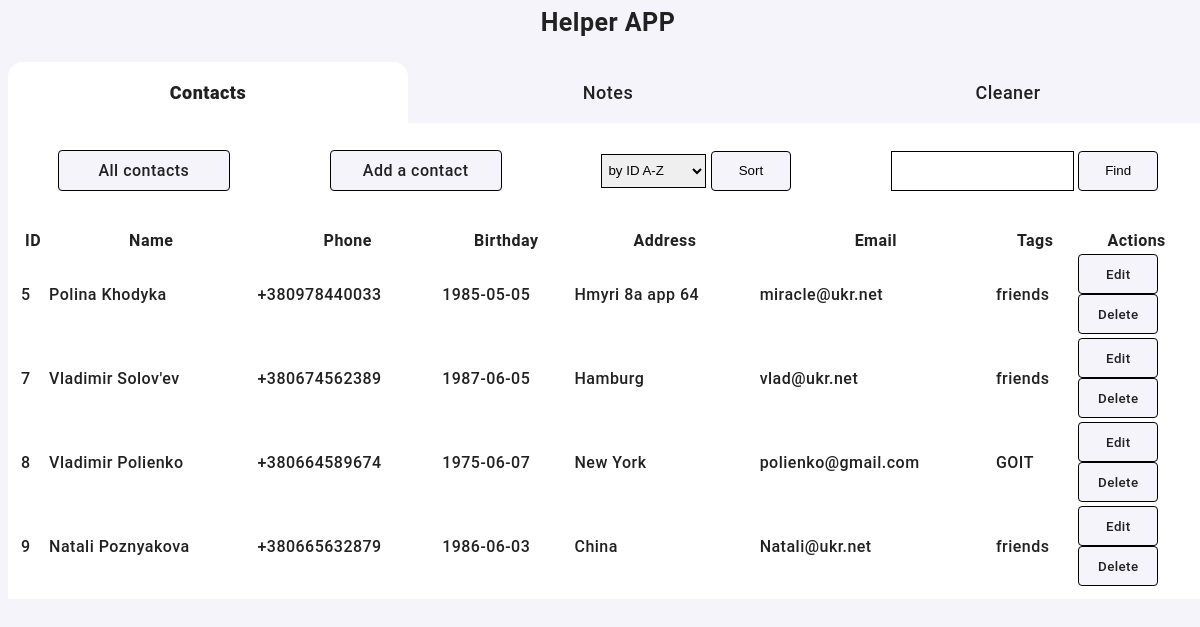
The page / on the database its author committed.
### helper/db_classes.py (models this page shows)
class Record(Base):
    __tablename__ = "records"
    id = Column(Integer, primary_key=True)
    name = Column(String)
    birthday = Column(Date)
    address = Column(String)
    email = Column(String)
    tags = Column(String)
    phones = relationship(
        "Phone", back_populates="record", cascade="all, delete, delete-orphan"
    )

class Phone(Base):
    __tablename__ = "phones"
    id = Column(Integer, primary_key=True)
    phone_value = Column(String, nullable=False)
    record_id = Column(Integer, ForeignKey("records.id"))
    record = relationship("Record", back_populates="phones")

### helper/contact_bp.py (the view)
@contact_bp.route("/")
def index():
    model = get_db()
    records_list = model.book.return_all_records()
    return render_template("contact/index.html", results=records_list)

### helper/classbook.py (called while the page is built)
    def return_all_records(self):
        return self.session.query(Record).all()

### helper/db.py (called while the page is built)
def get_db():
    db_name = current_app.config['DB_NAME']
    if "model" not in g:
        g.model = Model()
    return g.model

### helper/templates/contact/index.html (shortened to what this page needs)
{% extends 'base.html' %}
{% block header %}
<nav >
    <h1 class="container-header">Helper APP</h1>
    <ul class="navigation">
        <li class="active-navigation"><a href="{{ url_for('contact.index') }}">Contacts</a></li>
        <li><a href="{{ url_for('notes.index') }}">Notes</a></li>
        <li><a href="{{ url_for('clean.clean') }}">Cleaner</a></li>
    </ul>
</nav>
{% endblock %}
{% block content %}
<div class="features">
    <a href="{{ url_for('contact.index') }}" class="features-button">All contacts</a>
    <a href="{{ url_for('contact.add') }}" class="features-button">Add a contact</a>
    <form action="{{ url_for('contact.sort') }}" method="post">
        <select id="sort_type" name="sort_type" class="input" >
            <option value="3" selected>by ID A-Z</option>
        </select>
        <input type="submit" value="Sort" class="btn">
    </form>
    <form action="{{ url_for('contact.find') }}" method="post">
        <input name="keyword" id="keyword" value="{{ request.form['keyword'] }}" class="input" required>
        <input type="submit" value="Find" class="btn">
    </form>
</div>
<div class="table-wrapper">
    <table class="table">
        <thead>
            <tr class="table-row">
                <th>ID</th>
                <th>Name</th>
                <th>Phone</th>
                <th>Birthday</th>
                <th>Address</th>
                <th>Email</th>
                <th>Tags</th>
                <th>Actions</th>
            </tr>
        </thead>
        <tbody>
            {% for record in results %}
            <tr class="">
                <td>{{record.id}}</td>
                <td>{{record.name}}</td>
                {% for phone in record.phones %}
                <td>{{phone.phone_value}}</td>
                {% endfor %}
                <td>{{record.birthday}}</td>
                <td>{{record.address}}</td>
                <td>{{record.email}}</td>
                <td>{{record.tags}}</td>
                <td>
                    <form action="{{ url_for('contact.edit', record_id=record.id) }}" method="get">
                        <button class="btn btn-danger">Edit</button>
                    </form>
                    <form action="{{ url_for('contact.delete', record_id=record.id) }}" method="post">
                        <button class="btn btn-success">Delete</button>
                    </form>
                </td>
            </tr>
            {% endfor %}
        </tbody>
    </table>
</div>
{% endblock %}

### helper/templates/base.html (shortened to what this page needs)
<!doctype html>
<html lang="en">
<head>
</head>
<link rel="stylesheet" href="{{ url_for('static', filename='style.css') }}">
<section class="container">
  <header>
    {% block header %}{% endblock %}
  </header>
  {% block content %}{% endblock %}
</section>

### helper/static/style.css (style rules this page uses)
body, button { color: #212121; font-family: Roboto, sans-serif; letter-spacing: 0.03em; font-weight: 500; background-color: #f5f4fa; }
a, address { text-decoration: none; font-style: normal; color: inherit; }
ul { list-style: none; padding-inline-start: 0; margin: 0; padding: 0; }
h1, h2, h3, h4, h5, h6, p { margin: 0; padding: 0; }
.container { width: 1200px; margin-left: auto; margin-right: auto; }
.container-header { padding-bottom: 25px; font-weight: bold; font-size: 25px; line-height: 1.17; text-align: center; }
.navigation { display: flex; align-items: center; justify-content: space-around; }
.navigation li { display: block; width: 100%; height: 100%; padding-top: 20px; padding-bottom: 20px; text-align: center; font-size: 18px; }
.active-navigation { background-color: white; font-weight: 800; border-radius: 15px 15px 0px 0px; }
.table-wrapper { background-color: white; padding: 10px; }
.table-wrapper table { width: 100%; }
.features { display: flex; align-items: center; justify-content: space-around; height: 65px; padding-bottom: 15px; padding-top: 15px; background-color: white; }
.features-button { display: flex; justify-content: center; align-items: center; min-width: 150px; padding: 10px; border-radius: 4px; text-align: center; border: 1px solid black; background-color: #f5f4fa; }
.btn { height: 40px; min-width: 80px; padding: 10px; border-radius: 4px; text-align: center; border: 1px solid black; background-color: #f5f4fa; }
.input { height: 34px; padding: 2px; border: 1px solid black; }

### rows shown on the page
Record: id "5", name "Polina Khodyka", birthday "1985-05-05", address "Hmyri 8a app 64", email "miracle@ukr.net", tags "friends"
Phone: phone_value "+380978440033"
Record: id "7", name "Vladimir Solov'ev", birthday "1987-06-05", address "Hamburg", email "vlad@ukr.net", tags "friends"
Phone: phone_value "+380674562389"
Record: id "8", name "Vladimir Polienko", birthday "1975-06-07", address "New York", email "polienko@gmail.com", tags "GOIT"
Phone: phone_value "+380664589674"
Record: id "9", name "Natali Poznyakova", birthday "1986-06-03", address "China", email "Natali@ukr.net", tags "friends"
Phone: phone_value "+380665632879"
